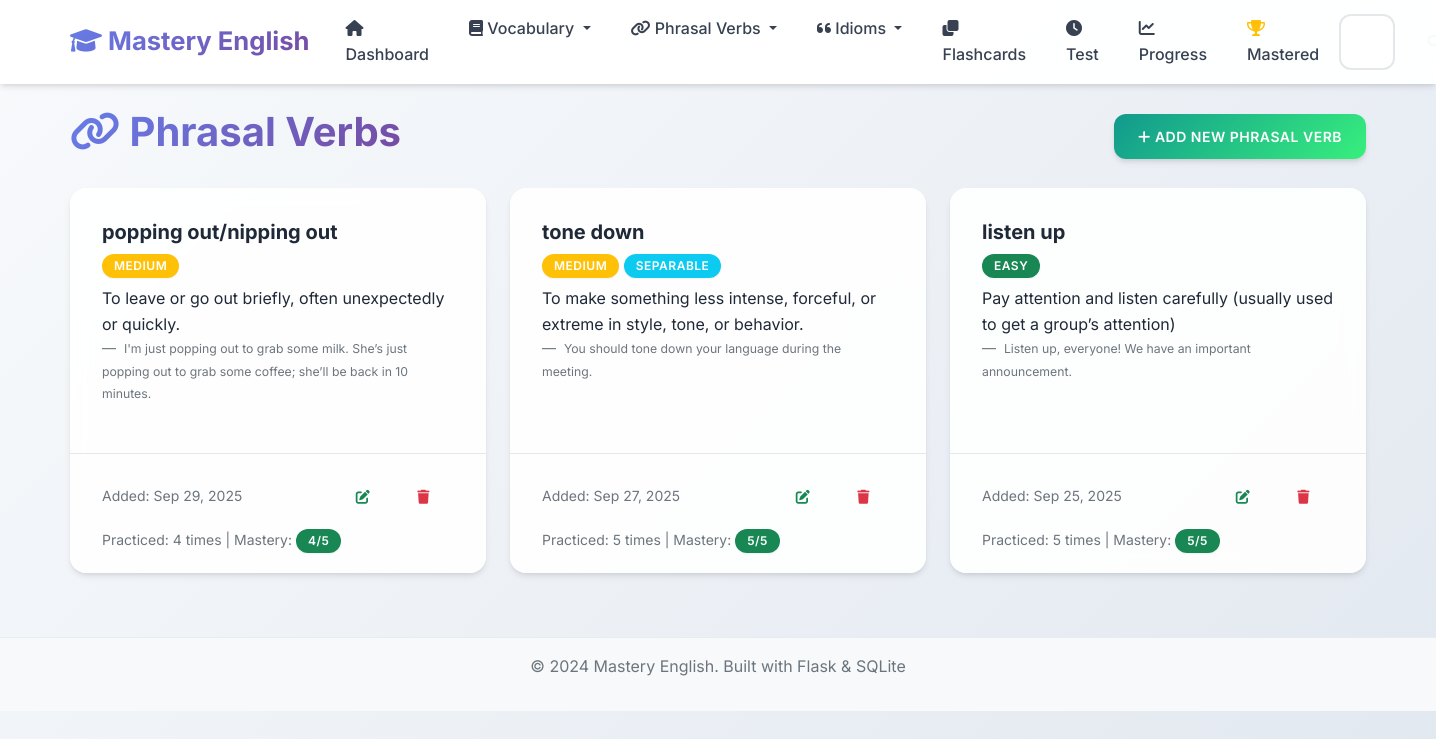
/phrasal-verbs, run on an earlier commit of the app's database.
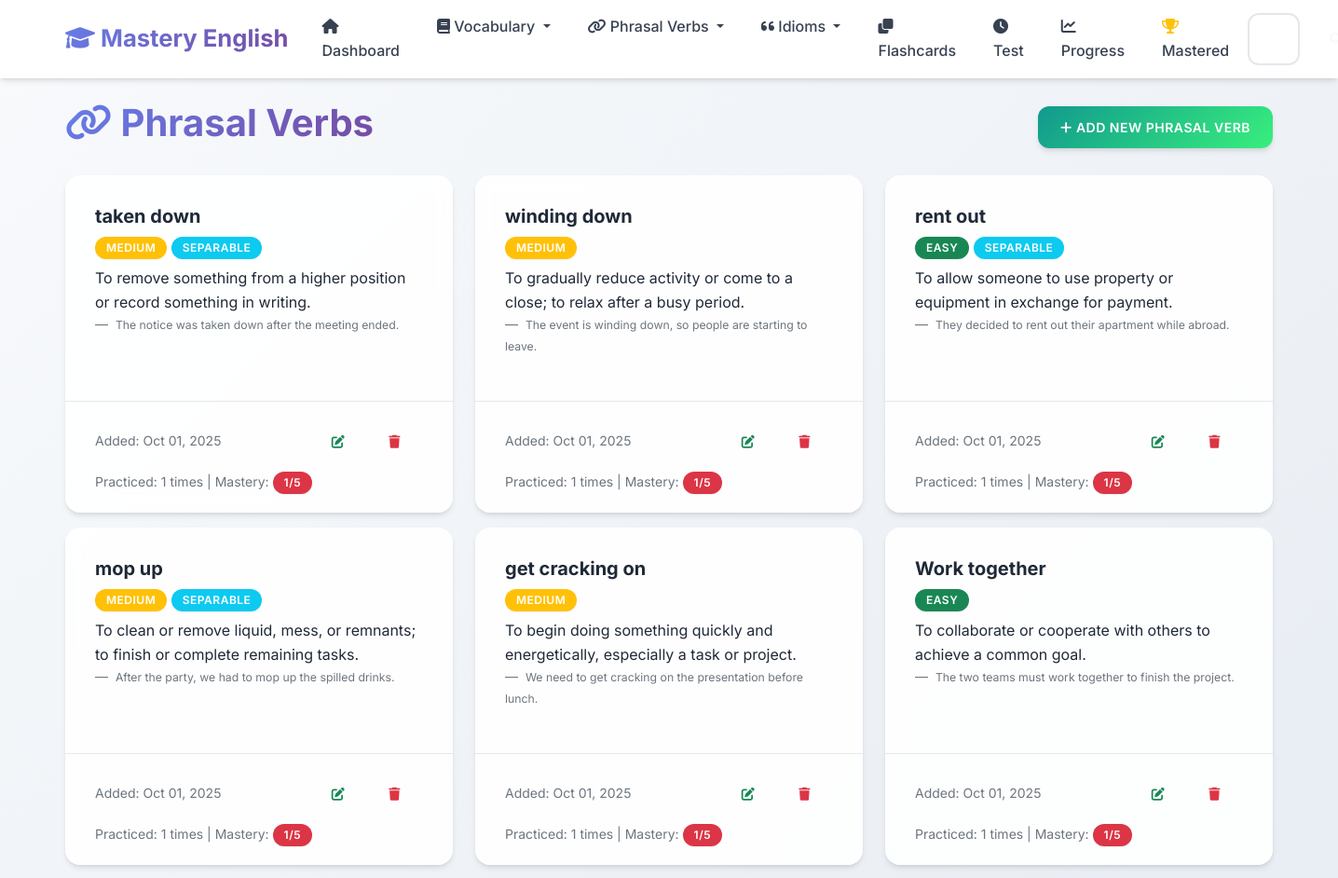
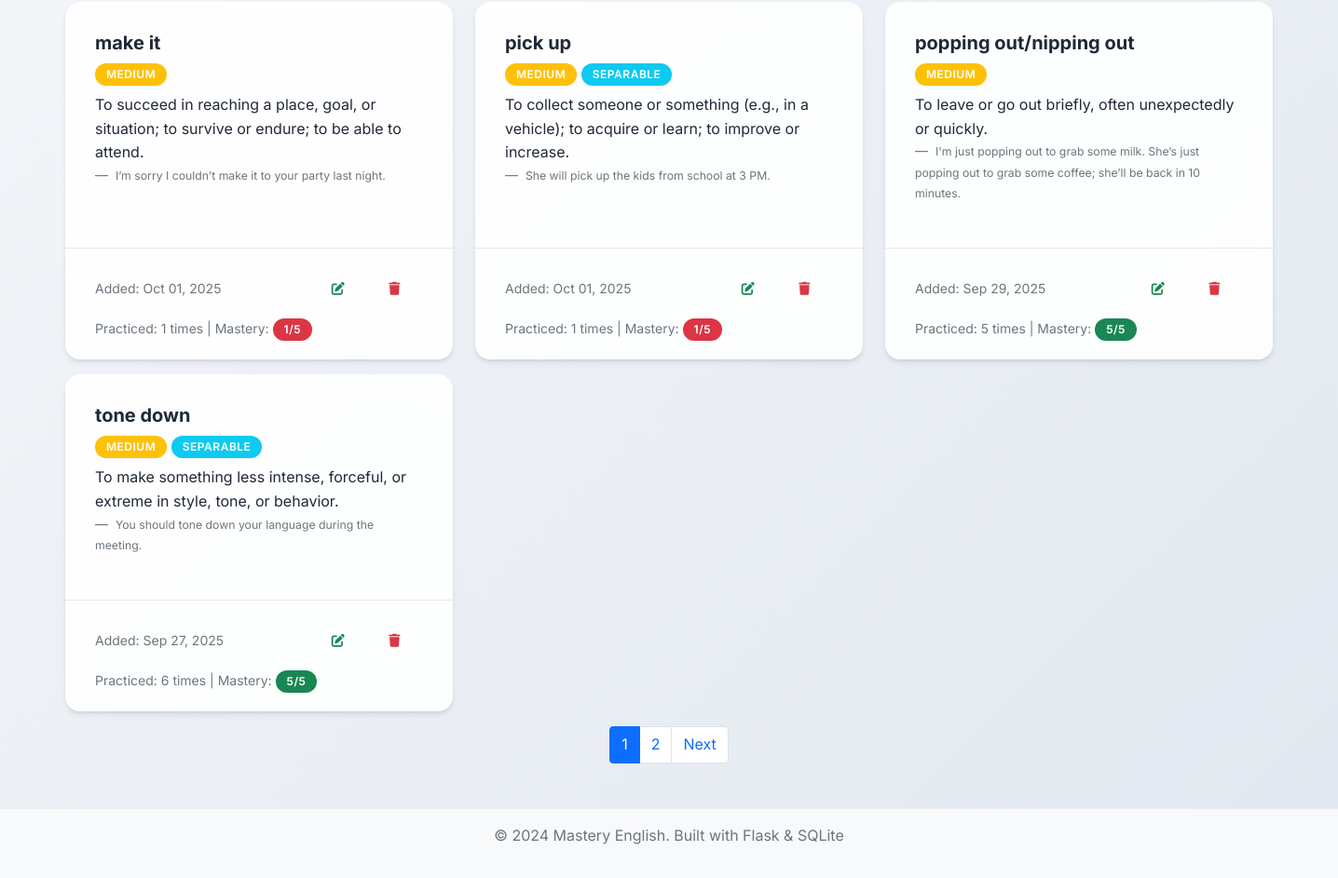
And on a later commit of the database (2 pictures, top to bottom).
### app.py (models this page shows, shortened)
class PhrasalVerb(db.Model):
    __tablename__ = 'phrasal_verbs'
    id = db.Column(db.Integer, primary_key=True)
    phrasal_verb = db.Column(db.String(100), nullable=False)
    meaning = db.Column(db.Text, nullable=False)
    example_sentence = db.Column(db.Text)
    separable = db.Column(db.Boolean, default=False)
    difficulty_level = db.Column(db.String(20), default='medium')
    date_added = db.Column(db.DateTime, default=datetime.utcnow)
    times_practiced = db.Column(db.Integer, default=0)
    last_practiced = db.Column(db.DateTime)
    mastery_level = db.Column(db.Integer, default=0)

### app.py (the view)
@app.route('/phrasal-verbs')
def phrasal_verbs_list():
    page = request.args.get('page', 1, type=int)
    phrasal_verbs = PhrasalVerb.query.order_by(PhrasalVerb.date_added.desc()).paginate(
        page=page, per_page=10, error_out=False)
    return render_template('phrasal_verbs_list.html', phrasal_verbs=phrasal_verbs)

### templates/phrasal_verbs_list.html (shortened to what the changed rows need)
{% extends "base.html" %}
{% block content %}
<div class="row">
    <div class="col-12">
        <div class="d-flex justify-content-between align-items-center mb-4">
            <h1>
                <i class="fas fa-link"></i> Phrasal Verbs
            </h1>
        </div>
    </div>
</div>
{% if phrasal_verbs.items %}
    <div class="row">
        {% for phrasal in phrasal_verbs.items %}
            <div class="col-md-6 col-lg-4 mb-3">
                <div class="card h-100">
                    <div class="card-body">
                        <h5 class="card-title">{{ phrasal.phrasal_verb }}</h5>
                        <span class="badge bg-{% if phrasal.difficulty_level == 'easy' %}success{% elif phrasal.difficulty_level == 'hard' %}danger{% else %}warning{% endif %} mb-2">
                            {{ phrasal.difficulty_level.title() }}
                        </span>
                        {% if phrasal.separable %}
                            <span class="badge bg-info mb-2">Separable</span>
                        {% endif %}
                        <p class="card-text">{{ phrasal.meaning }}</p>
                        {% if phrasal.example_sentence %}
                            <blockquote class="blockquote-footer">
                                <small>{{ phrasal.example_sentence }}</small>
                            </blockquote>
                        {% endif %}
                    </div>
                    <div class="card-footer bg-transparent">
                        <div class="d-flex justify-content-between align-items-center">
                            <small class="text-muted">
                                Added: {{ phrasal.date_added.strftime('%b %d, %Y') }}
                            </small>
                            <div class="btn-group" role="group">
                                <a href="{{ url_for('edit_phrasal_verb', id=phrasal.id) }}" class="btn btn-sm btn-outline-success">
                                    <i class="fas fa-edit"></i>
                                </a>
                                <button type="button" class="btn btn-sm btn-outline-danger" onclick="confirmDelete('{{ phrasal.phrasal_verb }}', '{{ url_for('delete_phrasal_verb', id=phrasal.id) }}')">
                                    <i class="fas fa-trash"></i>
                                </button>
                            </div>
                        </div>
                        {% if phrasal.times_practiced > 0 %}
                            <div class="mt-2">
                                <small class="text-muted">
                                    Practiced: {{ phrasal.times_practiced }} times
                                    | Mastery:
                                    <span class="badge bg-{% if phrasal.mastery_level >= 4 %}success{% elif phrasal.mastery_level >= 2 %}warning{% else %}danger{% endif %}">
                                        {{ phrasal.mastery_level }}/5
                                    </span>
                                </small>
                            </div>
                        {% endif %}
                    </div>
                </div>
            </div>
        {% endfor %}
    </div>
    {% if phrasal_verbs.pages > 1 %}
        <nav aria-label="Page navigation">
            <ul class="pagination justify-content-center">
                {% for page_num in phrasal_verbs.iter_pages() %}
                    {% if page_num %}
                        {% if page_num != phrasal_verbs.page %}
                            <li class="page-item">
                                <a class="page-link" href="{{ url_for('phrasal_verbs_list', page=page_num) }}">{{ page_num }}</a>
                            </li>
                        {% else %}
                            <li class="page-item active">
                                <span class="page-link">{{ page_num }}</span>
                            </li>
                        {% endif %}
                    {% else %}
                        <li class="page-item disabled">
                            <span class="page-link">...</span>
                        </li>
                    {% endif %}
                {% endfor %}
                {% if phrasal_verbs.has_next %}
                    <li class="page-item">
                        <a class="page-link" href="{{ url_for('phrasal_verbs_list', page=phrasal_verbs.next_num) }}">Next</a>
                    </li>
                {% endif %}
            </ul>
        </nav>
    {% endif %}
{% endif %}
{% endblock %}

What changed in the data, as far as the page shows it:
no longer on this page (row edited): PhrasalVerb: phrasal_verb "listen up", difficulty_level "EASY", meaning "Pay attention and listen carefully (usually used to get a group’s attention)", example_sentence "Listen up, everyone! We have an important announcement.", date_added "Sep 25, 2025", times_practiced "5", mastery_level "5"
added PhrasalVerb: phrasal_verb "taken down", difficulty_level "MEDIUM", separable "SEPARABLE", meaning "To remove something from a higher position or record something in writing.", example_sentence "The notice was taken down after the meeting ended.", date_added "Oct 01, 2025", times_practiced "1", mastery_level "1"
added PhrasalVerb: phrasal_verb "winding down", difficulty_level "MEDIUM", meaning "To gradually reduce activity or come to a close; to relax after a busy period.", example_sentence "The event is winding down, so people are starting to leave.", date_added "Oct 01, 2025", times_practiced "1", mastery_level "1"
added PhrasalVerb: phrasal_verb "rent out", difficulty_level "EASY", separable "SEPARABLE", meaning "To allow someone to use property or equipment in exchange for payment.", example_sentence "They decided to rent out their apartment while abroad.", date_added "Oct 01, 2025", times_practiced "1", mastery_level "1"
added PhrasalVerb: phrasal_verb "mop up", difficulty_level "MEDIUM", separable "SEPARABLE", meaning "To clean or remove liquid, mess, or remnants; to finish or complete remaining tasks.", example_sentence "After the party, we had to mop up the spilled drinks.", date_added "Oct 01, 2025", times_practiced "1", mastery_level "1"
added PhrasalVerb: phrasal_verb "get cracking on", difficulty_level "MEDIUM", meaning "To begin doing something quickly and energetically, especially a task or project.", example_sentence "We need to get cracking on the presentation before lunch.", date_added "Oct 01, 2025", times_practiced "1", mastery_level "1"
added PhrasalVerb: phrasal_verb "Work together", difficulty_level "EASY", meaning "To collaborate or cooperate with others to achieve a common goal.", example_sentence "The two teams must work together to finish the project.", date_added "Oct 01, 2025", times_practiced "1", mastery_level "1"
added PhrasalVerb: phrasal_verb "make it", difficulty_level "MEDIUM", meaning "To succeed in reaching a place, goal, or situation; to survive or endure; to be able to attend.", example_sentence "I’m sorry I couldn’t make it to your party last night.", date_added "Oct 01, 2025", times_practiced "1", mastery_level "1"
added PhrasalVerb: phrasal_verb "pick up", difficulty_level "MEDIUM", separable "SEPARABLE", meaning "To collect someone or something (e.g., in a vehicle); to acquire or learn; to improve or increase.", example_sentence "She will pick up the kids from school at 3 PM.", date_added "Oct 01, 2025", times_practiced "1", mastery_level "1"
changed PhrasalVerb "popping out/nipping out": times_practiced "4" → "5"; mastery_level "4" → "5"
changed PhrasalVerb "tone down": times_practiced "5" → "6"
Also different on the page:
new list line: "1"
new list line: "2"
text now shown: "Next"
